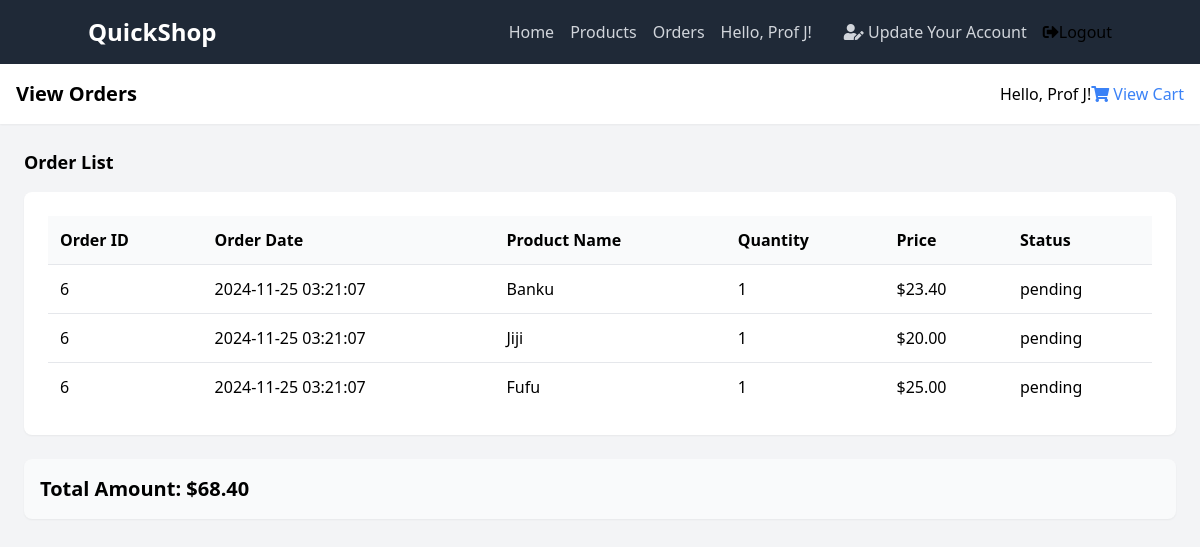
Before: /view/view_orders.php (signed in) with the older database file.
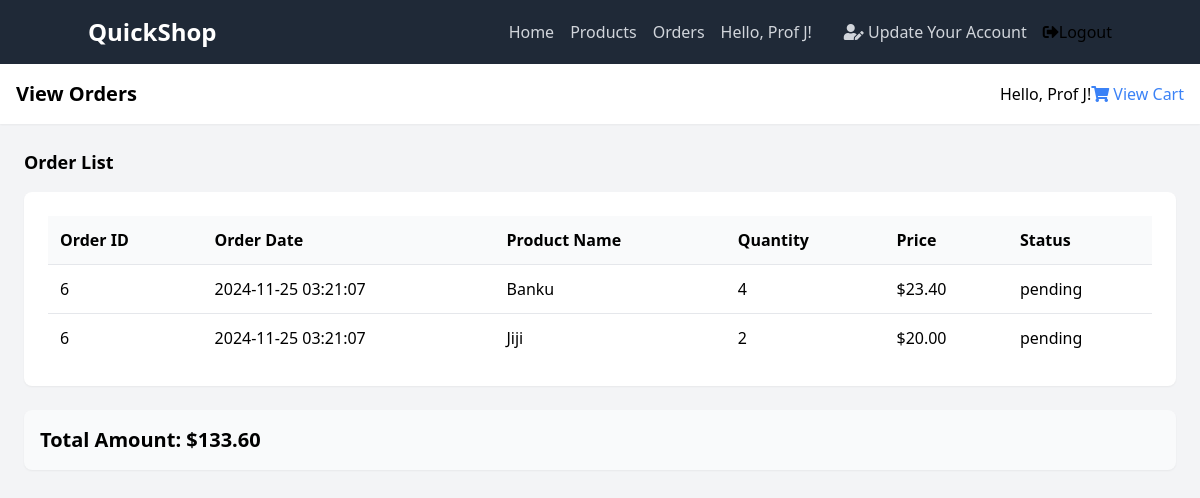
After: the same page with the newer database file.
### tables this page shows
CREATE TABLE `order_details` (
  `order_detail_id` int(11) NOT NULL,
  `order_id` int(11) NOT NULL,
  `product_id` int(11) NOT NULL,
  `qty` int(11) NOT NULL,
  `price` decimal(10,2) NOT NULL
);

CREATE TABLE `orders` (
  `order_id` int(11) NOT NULL,
  `user_id` int(11) NOT NULL,
  `date` datetime NOT NULL DEFAULT current_timestamp(),
  `total_amount` decimal(10,2) NOT NULL,
  `status` enum('pending','completed','collected','cancelled') NOT NULL DEFAULT 'pending'
);

CREATE TABLE `products` (
  `product_id` int(11) NOT NULL,
  `pname` varchar(100) NOT NULL,
  `description` text NOT NULL,
  `price` decimal(10,2) NOT NULL,
  `stock_qty` int(11) DEFAULT NULL
);

### controllers/order_controller.php (called while the page is built, shortened)
<?php
require_once("../classes/order_class.php");
function getOrderDetailsController($userID) {
    $order = new Orders();
    return $order->getOrderDetailsByUser($userID);
}
function calculateTotalAmountController($orderID) {
    $order = new Orders();
    $totalAmount = $order->calculateTotalAmount($orderID);
    return ($totalAmount !== false) ? $totalAmount : 0;
}
?>

### classes/order_class.php (called while the page is built, shortened)
<?php
require_once ('../settings/db_class.php');
class Orders extends db_connection
{
    public function getOrderDetailsByUser($userID) {
        $ndb = new db_connection();
        $user_id = mysqli_real_escape_string($ndb->db_conn(), $userID);
        $sql = "SELECT `orders`.`order_id`, `orders`.`date` AS order_date, `orders`.`total_amount`, `orders`.`status` AS order_status,
                       `order_details`.`qty`, `order_details`.`price`, `products`.`pname`
                FROM `order_details`
                JOIN `products` ON `order_details`.`product_id` = `products`.`product_id`
                JOIN `orders` ON `order_details`.`order_id` = `orders`.`order_id`
                WHERE `orders`.`user_id` = '$user_id'
                ORDER BY `orders`.`date` DESC";
        if ($ndb->db_query($sql)) {
            $order_details = $ndb->db_fetch_all();
            return $order_details ? $order_details : [];
        } else {
            error_log("Error retrieving order details: " . mysqli_error($ndb->db_conn()));
            return [];
        }
    }
    public function calculateTotalAmount($orderID) {
        $ndb = new db_connection();
        $order_id = mysqli_real_escape_string($ndb->db_conn(), $orderID);
        $sql = "SELECT SUM(`price` * `qty`) AS total FROM `order_details` WHERE `order_id` = '$order_id'";
        $result = $ndb->db_query($sql);
        if ($result) {
            $row = $ndb->db_fetch_one($sql);
            if ($row && isset($row['total'])) {
                return $row['total'];
            } else {
                return 0;
            }
        } else {
            error_log("Error calculating total amount: " . mysqli_error($ndb->db_conn()));
            return 0;
        }
    }
}
?>

### settings/db_class.php (called while the page is built, shortened)
<?php
if (!class_exists('db_connection')) {
	class db_connection
	{
		public $db = null;
		public $results = null;
		function db_connect()
		{
			$this->db = mysqli_connect(SERVER, USERNAME, PASSWORD, DATABASE);
			if (mysqli_connect_errno()) {
				return false;
			} else {
				return true;
			}
		}
		function db_conn()
		{
			$this->db = mysqli_connect(SERVER, USERNAME, PASSWORD, DATABASE);
			if (mysqli_connect_errno()) {
				return false;
			} else {
				return $this->db;
			}
		}
		function db_query($sqlQuery)
		{
			$this->results = mysqli_query($this->db, $sqlQuery);
			if ($this->results == false) {
				return false;
			} else {
				return true;
			}
		}
		function db_fetch_one($sql)
		{
			if (!$this->db_query($sql)) {
				return false;
			}
			return mysqli_fetch_assoc($this->results);
		}
		function db_fetch_all()
		{
			return mysqli_fetch_all($this->results, MYSQLI_ASSOC);
		}
	}
}
?>

### view/view_orders.php (the view, shortened to what the changed rows need)
<?php
require_once('../controllers/order_controller.php');
$user_id = $_SESSION['user_id'];
$order_details = getOrderDetailsController($user_id);
$total_amount = 0;
foreach ($order_details as $detail) {
    $order_id = $detail['order_id'];
    $total_amount = calculateTotalAmountController($order_id);
}
?>
<!DOCTYPE html>
<html lang="en">
<head>
    <link href="https://cdn.jsdelivr.net/npm/tailwindcss@2.2.16/dist/tailwind.min.css" rel="stylesheet">
    <link rel="stylesheet" href="https://cdnjs.cloudflare.com/ajax/libs/font-awesome/5.15.3/css/all.min.css">
</head>
<body class="bg-gray-100">
    <div class="flex pt-16 h-screen">
        <div class="flex-1 overflow-x-hidden overflow-y-auto">
            <header class="bg-white shadow-sm p-4">
                <div class="flex items-center justify-between">
                    <h2 class="text-xl font-semibold">View Orders</h2>
                </div>
            </header>
            <main class="p-6">
                <div class="bg-white p-6 rounded-lg shadow-sm">
                    <table class="w-full">
                        <thead>
                            <tr class="bg-gray-50">
                                <th class="p-3 text-left">Order ID</th>
                                <th class="p-3 text-left">Order Date</th>
                                <th class="p-3 text-left">Product Name</th>
                                <th class="p-3 text-left">Quantity</th>
                                <th class="p-3 text-left">Price</th>
                                <th class="p-3 text-left">Status</th>
                            </tr>
                        </thead>
                        <tbody>
                            <?php if ($order_details): ?>
                                <?php foreach ($order_details as $detail): ?>
                                    <tr class="border-t">
                                        <td class="p-3"><?php echo $detail['order_id']; ?></td>
                                        <td class="p-3"><?php echo $detail['order_date']; ?></td>
                                        <td class="p-3"><?php echo $detail['pname']; ?></td>
                                        <td class="p-3"><?php echo $detail['qty']; ?></td>
                                        <td class="p-3">$<?php echo number_format($detail['price'], 2); ?></td>
                                        <td class="p-3"><?php echo $detail['order_status']; ?></td>
                                    </tr>
                                <?php endforeach; ?>
                            <?php else: ?>
                                <tr>
                                    <td colspan="7" class="p-3 text-center text-gray-500">No orders available</td>
                                </tr>
                            <?php endif; ?>
                        </tbody>
                    </table>
                </div>
                <?php if ($total_amount > 0): ?>
                    <div class="bg-gray-50 p-4 mt-6 rounded-lg shadow-sm">
                        <h4 class="text-xl font-semibold">Total Amount: $<?php echo number_format($total_amount, 2); ?></h4>
                    </div>
                <?php else: ?>
                    <div class="bg-gray-50 p-4 mt-6 rounded-lg shadow-sm">
                        <h4 class="text-xl font-semibold">No orders available</h4>
                    </div>
                <?php endif; ?>
            </main>
        </div>
    </div>
</body>
</html>

Changed rows visible on the page:
removed order_details: order.order_id "6", order.date "2024-11-25 03:21:07", product.pname "Fufu", qty "1", price "25.00", order.status "pending"
changed order_details "Banku": qty "1" → "4"
changed order_details "Jiji": qty "1" → "2"
Other visible differences:
$total_amount: "68.40" → "133.60"
